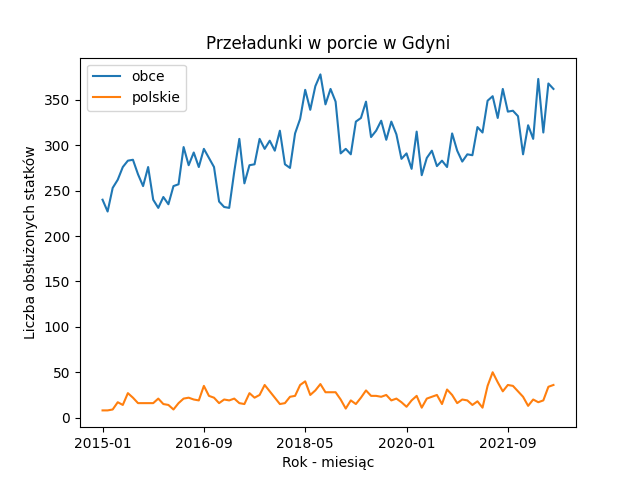

Recreate this plot in Python.
# Z książki "Python 3" A. Jurkiewicza

from sys import exit

try:
    import pandas as pd
    print("Moduł pandas wczytany.")
except ImportError:
    print("Zainstaluj moduł pandas: pip install pandas.")
    exit(0)

try:
    import matplotlib
    print("Moduł matplotlib wczytany.")
except ImportError:
    print("Zainstaluj moduł matplotlib: pip install matplotlib.")
    exit(0)

source_data = "http://otwartedane.gdynia.pl/portal/data/city/6/3/data.csv"
print(f"Dane źródłowe: {source_data}")

try:
    df = pd.read_csv(source_data)
    print("Pobrano dane źródłowe.")
except ImportError:
    print("UWAGA. Wystąpił błąd.")
    exit(0)

print("----[informacje o danych żródłowych]----")
print(df)
print("------------------")

new_df = df[["obce", "polskie", "month"]]

plot = new_df.plot(
    kind="line",
    x="month",
    xlabel="Rok - miesiąc",
    ylabel="Liczba obsłużonych statków",
    title="Przeładunki w porcie w Gdyni",
)

plot.get_figure().savefig("wykres.png")
